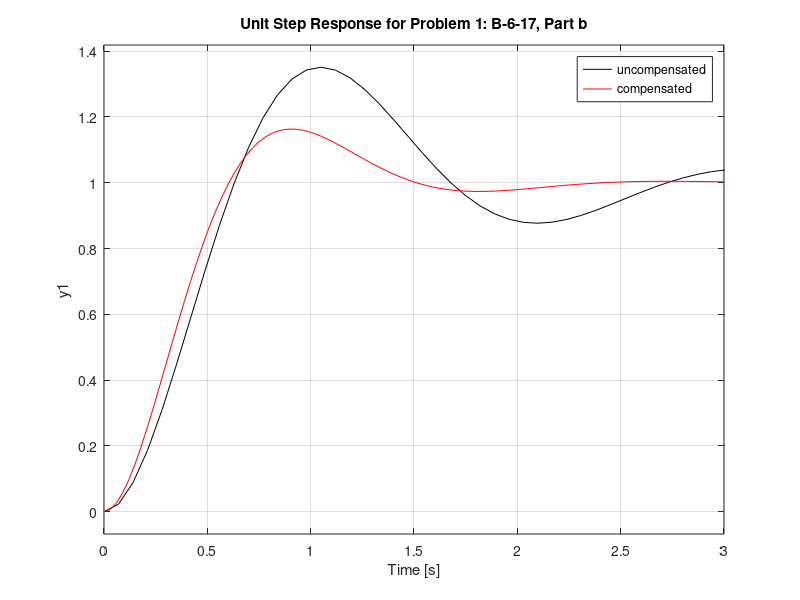
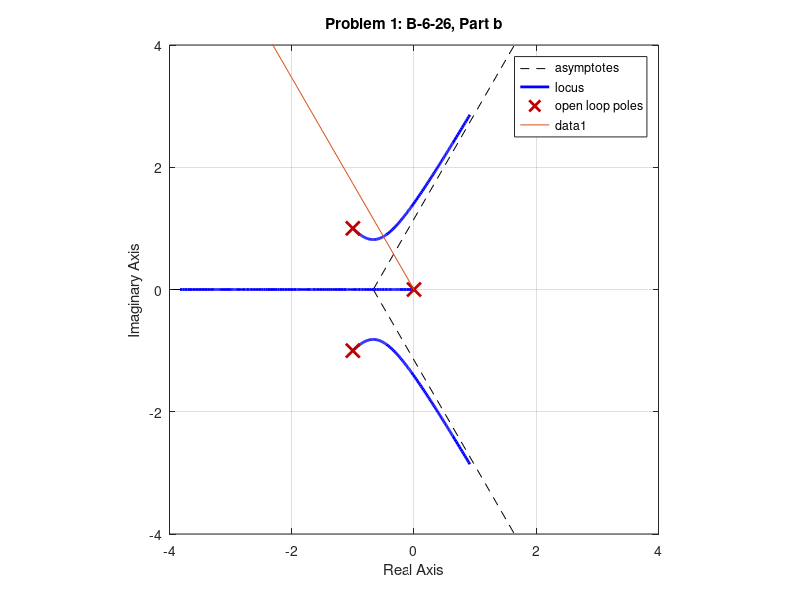

MATLAB code to generate these figures, in order:
%%%%%
% AAE 364
% HW 08
% Jordan Mayer
% 
% Perform various calculations and create plots for problems in HW 09.
% Output values (from disp) are written down in the hand-written portion
% of the assignment.
%%%%%

close all;  % close all open figures

%%% Problem 1: B-6-17 %%%
% Part a
% Use magnitude condition to find lead constant
sd = -2 + 1i*2*sqrt(3); % desired pole
Kl = abs(sd+4)*abs(sd)*abs(0.5*sd+1)/(5*abs(sd+2));	% lead constant
fprintf('\nProblem 1: B-6-17, Part a\nlead constant\n');
disp(Kl);

% Part b
% Plot unit step response
G = tf([0 0 5], [0.5 1 0]); % uncompensated transfer function
Gc = tf([1.6 3.2], [1 4]);  % compensator transfer function
sys_uc = feedback(G, 1);    % uncompensated control system
sys_c = feedback(G*Gc, 1);  % compensated control system
figure(1); step(sys_uc, '-k'); hold on; step(sys_c, '-r');
legend('uncompensated', 'compensated'); grid on;
title('Unit Step Response for Problem 1: B-6-17, Part b');


%%% Problem 1: B-6-19 %%%
% Use magnitude condition to find lag constant
sd = -2 + 1i*2*sqrt(3); % desired pole
KL = abs(sd+0.01)*abs(sd)*abs(sd+4)/(16*abs(sd+0.05));  % lag constant
fprintf('\nProblem 1: B-6-19, Part a\nlag constant\n');
disp(KL);


%%% Problem 1: B-6-21 %%%
% use magnitude condition to find lead constant
sd = -2 + 1i*2*sqrt(3); % desired pole
Kl = abs(sd+20.02)*abs(sd)*abs(sd+5)/10;
fprintf('\nProblem 1: B-6-21\nlead constant\n');
disp(Kl);
% use magnitude condition to find lag constant
KL = abs(sd)*abs(sd+0.01)*abs(sd+5)*abs(sd+20.02)/(336.36*abs(sd+0.1488));
fprintf('\nProblem 1: B-6-21\nlag constant\n');
disp(KL);


%%% Problem 1: B-6-22 %%%
% use magnitude condition to find lead constant
sd = -1.333+3.478*1i;   % desired pole
Kl = abs(sd+1.461)*abs(sd)*abs(sd+1)*abs(sd+2)/(abs(sd+1.333)*abs(2*sd+1));
fprintf('\nProblem 1: B-6-22\nlead constant\n');
disp(Kl);


%%% Problem 1: B-6-26 %%%
% part a
% plot root locus in MATLAB to compare to hand-drawn sketch
L = tf([0 0 0 2], [1 2 2 0]);   % L(s)
figure(2); rlocus(L);           % plot root locus
title('Root Locus for Problem 1: B-6-26, Part a');
axis([-4 4 -4 4]); pbaspect([1 1 1]);
    % square plot for easy comparison to hand-drawn sketch
% part b
% plot vector of angle 60 degrees to find intersection with root locus
hold on;
k = 0:1000;
plot(k*exp(deg2rad(180-60)*1i));
title('Problem 1: B-6-26, Part b');
% calculate L(sd) to find necessary a
sd = -0.5+1i*0.8662;
L = 2/(sd*(sd^2+2*sd+2));
fprintf('\nProblem 1: B-6-26\nL(sd)\n');
disp(L);


%%% Problem 2 %%%
% find angle of uncompensated transfer function for desired pole
sd = -2 + 2.728*1i; % desired pole
G = (1.1057*sd+0.1900)/(sd^3+0.7385*sd^2+0.9009*sd);
fprintf('\nProblem 2\nuncompensated TF angle\n');
disp(rad2deg(angle(G)));
% use magnitude condition to find PD constant
Kpd = abs(sd^3+0.7385*sd^2+0.8008*sd)/(abs(sd+3.097)*abs(1.1057*sd+0.19001));
fprintf('\nProblem 2\nPD constant\n');
disp(Kpd);
% use magnitude condition to find PI constant
Kpi = abs(sd)/abs(sd+0.01);
fprintf('\nProblem 2\nPI constant\n');
disp(Kpi);